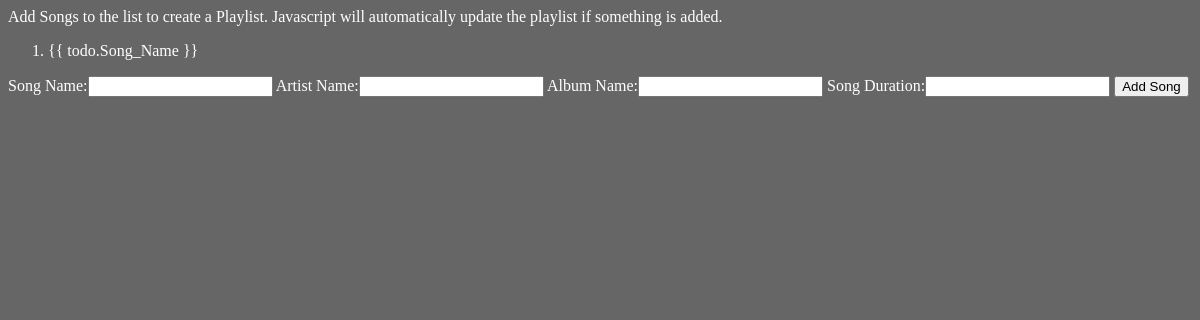
The app's page /, older data.
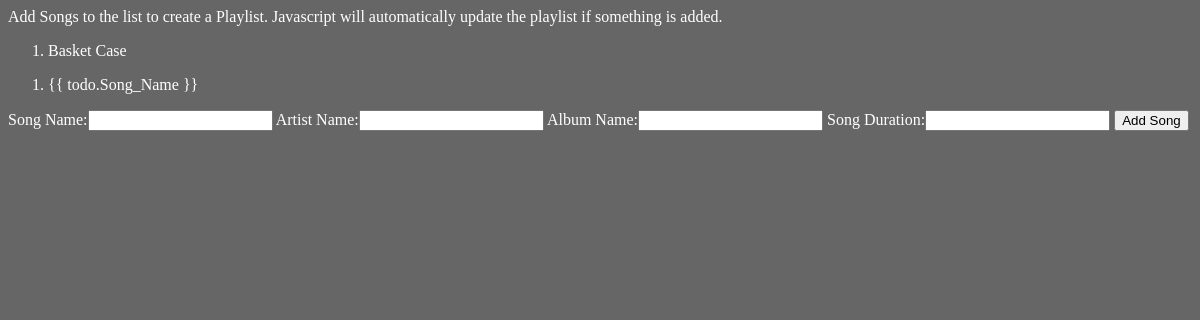
The same page, newer data.
### myapp/models.py (models this page shows)
class Playlist(models.Model):
    Song_Name = models.CharField(max_length=40)
    Artist_Name = models.CharField(max_length=30)
    Album_Name = models.CharField(max_length=30)
    Song_Duration = models.CharField(max_length=5)
    def __str__(self):
        return self.Song_Name

### myapp/views.py (the view)
# urls.py: path('', views.index),
def index(request):
    i_list=models.Playlist.objects.all()
    i_form = forms.PlaylistForm()
    if request.method == "POST":
        i_form = forms.PlaylistForm(request.POST)
        if i_form.is_valid():
            new_playlist = models.Playlist()
            new_playlist.Song_Name = i_form.cleaned_data["Song_Name"]
            new_playlist.Artist_Name = i_form.cleaned_data["Artist_Name"]
            new_playlist.Album_Name = i_form.cleaned_data["Album_Name"]
            new_playlist.Song_Duration = i_form.cleaned_data["Song_Duration"]
            new_playlist.save()
            i_form = forms.PlaylistForm()
    else:
        i_form = forms.PlaylistForm()
    context = {
        "body":"Add Songs to the list to create a Playlist. Javascript will automatically update the playlist if something is added.",
        "item_list":i_list,
        "form":i_form
    }
    return render(request,"index.html", context=context)

### myapp/forms.py
class PlaylistForm(forms.Form):
    Song_Name = forms.CharField(label='Song Name', max_length=40)
    Artist_Name = forms.CharField(label='Artist Name', max_length=30)
    Album_Name = forms.CharField(label='Album Name', max_length=30)
    Song_Duration = forms.CharField(label='Song Duration', max_length=5)

### myapp/templates/index.html (shortened to what this page needs)
{% load static %}
<!DOCTYPE html>
<html>
	<head>
	</head>
	<body>
		{{ body }}
		<div id="app">
			<span v-if="seen">
				<ol>
					{% for item in item_list %}
					<li> {{ item }} </li>
					{% endfor %}
				</ol>
			</span>
			<span v-if="unseen">
				<ol>
					<li v-for="todo in Playlist">
						{% verbatim %}
						{{ todo.Song_Name }}
						{% endverbatim %}
					</li>
				</ol>
			</span>
		</div>
		<form action="/" method="post">
			{{ form }}
			<input type="submit" value="Add Song">
		</form>
	</body>
</html>

### myapp/templates/index.html (style rules this page uses)
body { background-color: #676666; color: White; }

Row changes from the older to the newer data that the page shows:
added Playlist: Song_Name "Basket Case"
